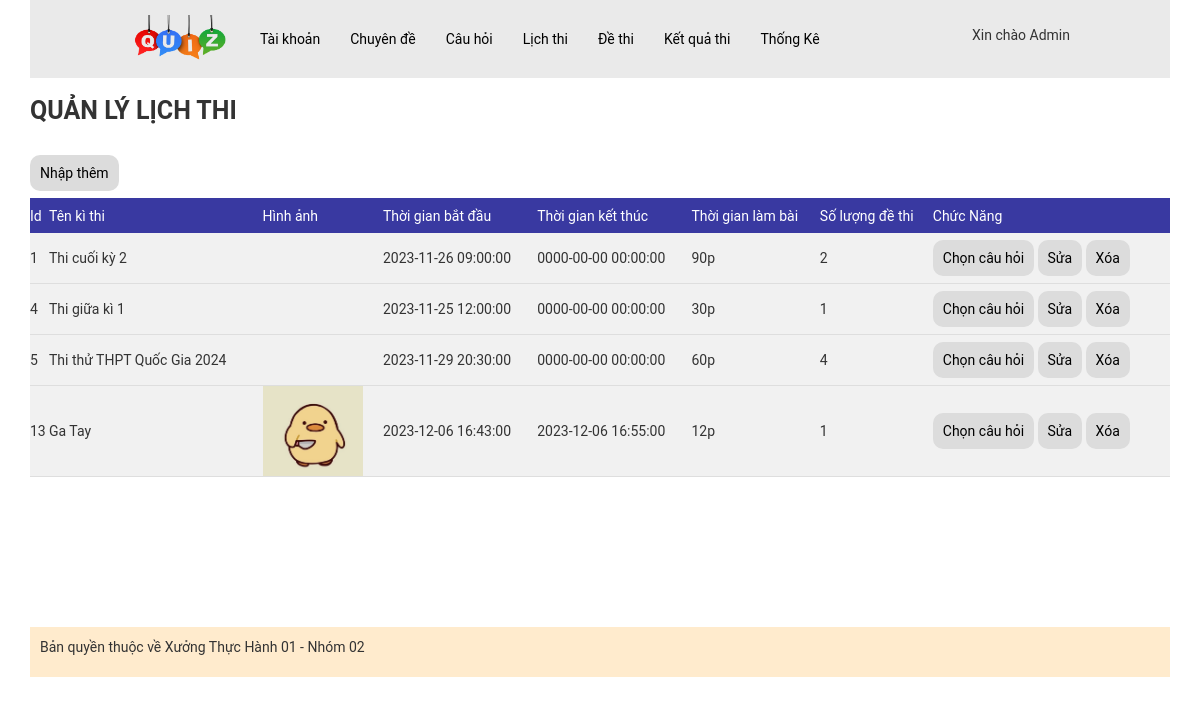
The page /admin/index.php?act=dslt (signed in) on the database as committed earlier.
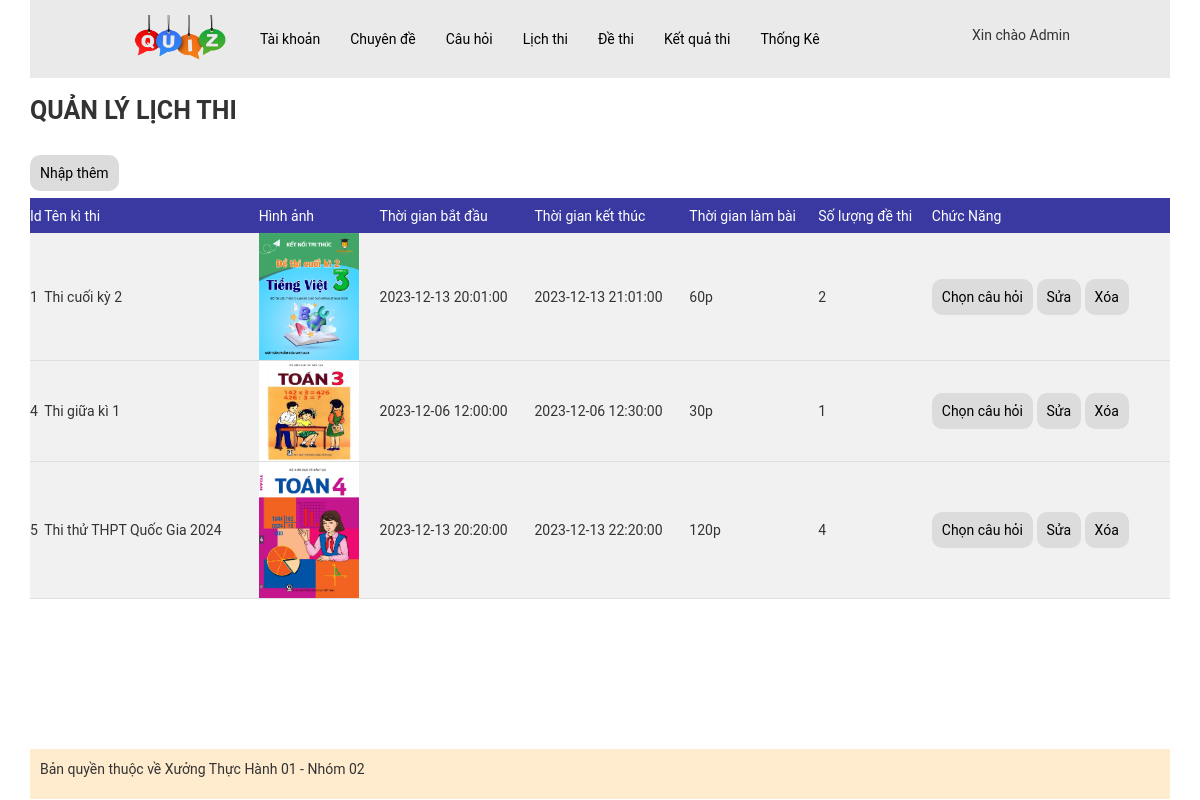
The same page on the database as committed later.
### tables this page shows
CREATE TABLE `lichthi` (
  `id` int(11) NOT NULL,
  `name` varchar(255) NOT NULL COMMENT 'Tên lịch thi(tên kì thi)',
  `image_lt` varchar(255) DEFAULT NULL,
  `time_start` datetime NOT NULL COMMENT 'TG bắt đầu làm bài',
  `time_end` datetime NOT NULL COMMENT 'TG kết thúc làm bài',
  `time` int(11) NOT NULL COMMENT 'TG làm bài (vd: 45p)',
  `so_de_thi` int(11) NOT NULL COMMENT 'Số lượng đề thi'
);

### model/pdo.php (called while the page is built, shortened)
<?php
function pdo_get_connection(){
    $servername = "localhost";
    $username = "root";
    $password = "";
    try {
        $conn = new PDO("mysql:host=$servername;dbname=xuongth01_02", $username, $password);
        $conn->setAttribute(PDO::ATTR_ERRMODE, PDO::ERRMODE_EXCEPTION);
        return $conn;
    } catch(PDOException $e) {
        echo "Connection failed: " . $e->getMessage();
    }
}
function pdo_query($sql){
    $sql_args=array_slice(func_get_args(),1);
    try{
        $conn=pdo_get_connection();
        $stmt=$conn->prepare($sql);
        $stmt->execute($sql_args);
        $rows=$stmt->fetchAll();
        return $rows;
    }
    catch(PDOException $e){
        throw $e;
    }
    finally{
        unset($conn);
    }
}
?>

### model/lichthi.php (called while the page is built, shortened)
<?php
function loadall_lichthi()
{
    $sql = "select * from lichthi";
    $result = pdo_query($sql);
    return $result;
}

### admin/lichthi/list-lichthi.php (the view)
<div class="content-boder-user">
    <div class="title-boder-top-user">
        <p>QUẢN LÝ LỊCH THI</p>
    </div>
    <br>
    <div class="add-user">
        <a href="?act=addlt">
            Nhập thêm
        </a>
    </div>
    <div class="main-user">
        <table>
            <thead>
                <tr>
                    <td>Id</td>
                    <td>Tên kì thi</td>
                    <td>Hình ảnh</td>
                    <td>Thời gian bắt đầu</td>
                    <td>Thời gian kết thúc</td>
                    <td>Thời gian làm bài </td>
                    <td>Số lượng đề thi</td>
                    <td>Chức Năng</td>
                </tr>
            </thead>
            <tbody>
                <?php foreach ($dslt as $key => $value) : extract($value) ?>
                <?php   $hinhpath = "../uploads/" . $image_lt;
                    if (is_file($hinhpath)) {
                         $hinh_lt = "<img src='" . $hinhpath . "' width='100px'>";
                    } else {
                         $hinh_lt = "";
                    } ?>
                    <tr>
                        <td><?php echo $id ?></td>
                        <td><?php echo $name ?></td>
                        <td><?php echo $hinh_lt ?></td>
                        <td><?php echo $time_start ?></td>
                        <td><?php echo $time_end ?></td>
                        <td><?php echo $time ?>p</td>
                        <td><?php echo $so_de_thi ?></td>
                        <td><a href="?act=chon_cauhoi&idlt=<?php echo $id ?>">Chọn câu hỏi</a>
                            <a href="?act=editlt&idlt=<?php echo $id ?>">Sửa</a>
                            <a href="?act=deletelt&idlt=<?php echo $id ?>">Xóa</a>
                        </td>
                    </tr>
                <?php endforeach; ?>
            </tbody>
        </table>
    </div>
</div>

### admin/header.php (shortened to what this page needs)
<!DOCTYPE html>
<html lang="en">
<head>
    <link rel="stylesheet" href="../assets/css/style_admin.css">
    <link rel="stylesheet" href="https://maxcdn.bootstrapcdn.com/bootstrap/3.4.1/css/bootstrap.min.css">
</head>

### admin/menu.php (shortened to what this page needs)
<body>
    <div class="container">
        <div class="menu">
            <ul class="main-menu">
                <li class='logo-cong-ty'><a href="?act=trangchu"><img src="../assets/img/logo-cong-ty-removebg-preview.png" alt=""></a></li>
                <li><a href="?act=dstk">Tài khoản</a></li>
                <li><a href="?act=dscd">Chuyên đề</a></li>
                <li><a href="?act=dsch">Câu hỏi</a></li>
                <li><a href="?act=dslt">Lịch thi</a></li>
                <li><a href="?act=dsdt">Đề thi</a></li>
                <li><a href="?act=dskq">Kết quả thi</a></li>
                <li><a href="?act=bieudo">Thống Kê</a></li>
                <li class='login'>
                    <div class='xin-chao-user'>
                        Xin chào
                        <?php echo $_SESSION['user']['fullname'] ?>
                        <br>
                    </div> <br>
                </li>
            </ul>
        </div>

### admin/index.php (shortened to what this page needs)
<?php
include "../model/pdo.php";
include "../model/lichthi.php";
include "header.php";
include "menu.php";
?>
<div>
    <?php
    if (isset($_GET['act']) && $_GET['act'] != "") {
        $act = $_GET['act'];
        switch ($act) {
            case 'dslt':
                $dslt = loadall_lichthi();
                include "lichthi/list-lichthi.php";
                break;
        }
    } else {
        include "trangchu/trangchu.php";
    }
    ?>
</div>
<?php
include "footer.php";
?>

### admin/footer.php
<div class="footer-trangchu">
            <p>Bản quyền thuộc về Xưởng Thực Hành 01 - Nhóm 02</p>
        </div>
    </div>
</body>
</html>

### assets/css/style_admin.css (style rules this page uses)
.container { margin: 0px auto; padding: 0px; }
* { padding: 0px; margin: 0px; font-family: roboto; }
.menu ul.main-menu li img { width: 100px; padding-top: 5px; }
.menu { background-color: #eaeaea; }
.menu ul.main-menu { padding: 0px; list-style: none; display: flex; flex-direction: row; justify-content: flex-start; max-width: 960px; margin: 0px auto; align-items: center; position: relative; }
.menu ul.main-menu li { padding: 10px 10px 10px 0px; transition: all 0.5s; border-radius: 3px; }
.menu ul.main-menu li a { padding: 10px; color: black; text-decoration: none; }
.menu ul.main-menu li.login { position: absolute; right: 0px; top: 15px; z-index: 3; }
.footer-trangchu { margin-top: 150px; padding: 10px; background-color: blanchedalmond; }
.content-boder-user .title-boder-top-user p { padding: 15px 0px; margin: 0px; font-size: 25px; font-weight: bolder; }
.content-boder-user .main-user table { width: 100%; margin-top: 15px; background: rgba(235, 235, 235, 0.68); border-collapse: collapse; }
.content-boder-user .main-user table a, .add-user a { background: rgb(220 220 220); padding: 10px; color: black; text-decoration: none; border-radius: 10px; }
.content-boder-user .main-user table thead tr td { background: #3939a1; color: white; padding: 0; margin: 0; height: 35px; }
.content-boder-user .main-user table tbody tr td { line-height: 50px; border-bottom: 1px solid rgb(222, 222, 222); }
.login { padding-top: 70px; }

Rows that differ between the two databases and show on the page:
removed lichthi: id "13", name "Ga Tay", image_lt (picture), time_start "2023-12-06 16:43:00", time_end "2023-12-06 16:55:00", time "12", so_de_thi "1"
changed lichthi "Thi cuối kỳ 2": image_lt: picture added; time_start "2023-11-26 09:00:00" → "2023-12-13 20:01:00"; time_end "0000-00-00 00:00:00" → "2023-12-13 21:01:00"; time "90" → "60"
changed lichthi "Thi giữa kì 1": image_lt: picture added; time_start "2023-11-25 12:00:00" → "2023-12-06 12:00:00"; time_end "0000-00-00 00:00:00" → "2023-12-06 12:30:00"
changed lichthi "Thi thử THPT Quốc Gia 2024": image_lt: picture added; time_start "2023-11-29 20:30:00" → "2023-12-13 20:20:00"; time_end "0000-00-00 00:00:00" → "2023-12-13 22:20:00"; time "60" → "120"
